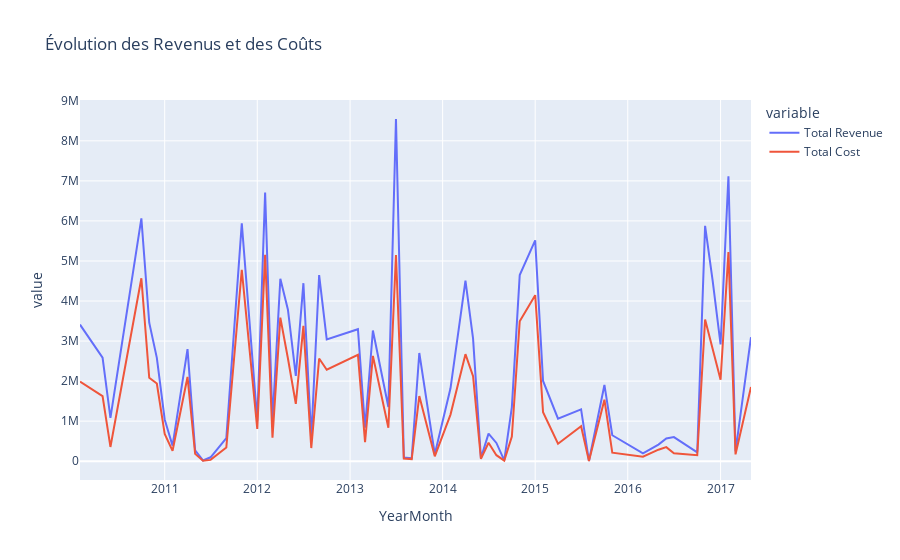

This figure's notebook cell:
### Markdown cell above
### Comparer les Coûts et les Revenus : 
Visualisez la relation entre les coûts totaux et les revenus totaux pour évaluer l'efficacité opérationnelle.

### Code cell
fig_costs_revenue = px.line(temporal_summary, x='YearMonth', y=['Total Revenue', 'Total Cost'], title='Évolution des Revenus et des Coûts')
fig_costs_revenue.show()
